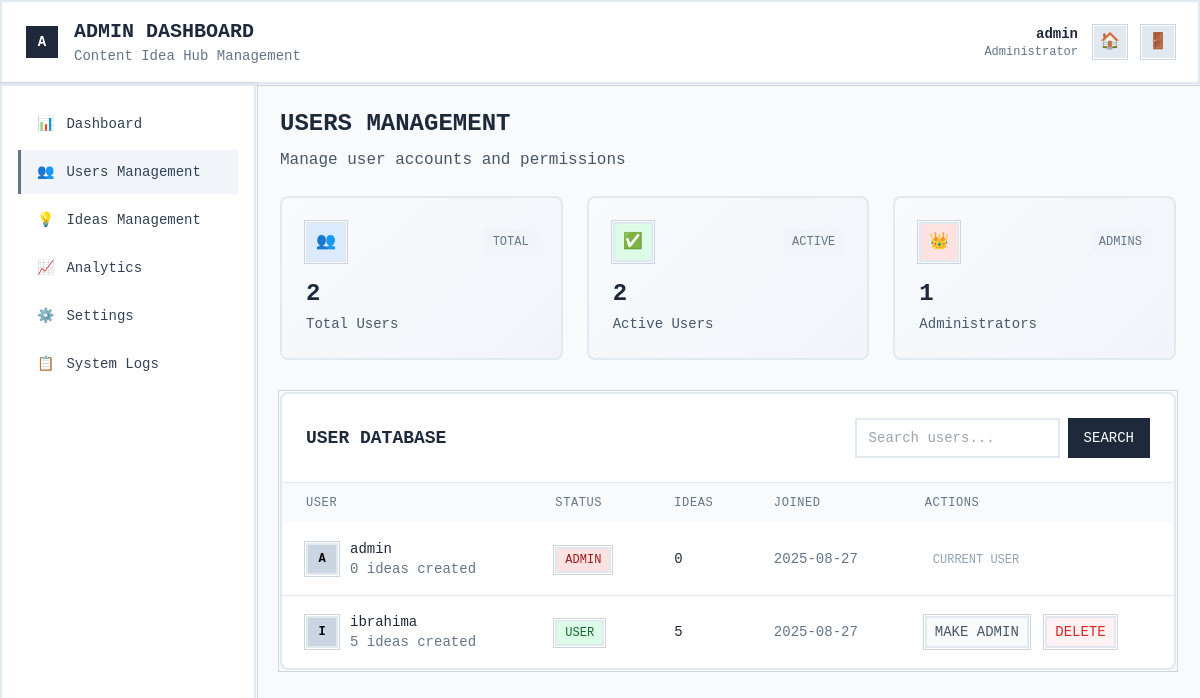
/admin/users (signed in), run on the app's committed database.
### app/models.py (models this page shows, shortened)
class User(db.Model, UserMixin):
    id = db.Column(db.Integer, primary_key=True)
    username = db.Column(db.String(64), unique=True, nullable=False)
    password_hash = db.Column(db.String(128), nullable=False)
    ideas = db.relationship('Idea', backref='author', lazy=True)
    created_at = db.Column(db.DateTime, default=datetime.utcnow)
    is_admin = db.Column(db.Boolean, default=False)

### app/admin_routes.py (the view)
@admin_bp.route('/users')
@login_required
@admin_required
def users_management():
    page = request.args.get('page', 1, type=int)
    search = request.args.get('search', '')
    users_query = User.query
    if search:
        users_query = users_query.filter(User.username.contains(search))
    users = users_query.paginate(
        page=page, per_page=20, error_out=False
    )
    user_stats = {
        'total': User.query.count(),
        'active': User.query.filter(
            User.created_at >= datetime.utcnow() - timedelta(days=30)
        ).count(),
        'admin': User.query.filter_by(is_admin=True).count()
    }
    return render_template('admin/users.html',
                         users=users,
                         search=search,
                         user_stats=user_stats)

### app/__init__.py (called while the page is built)
def create_app(config_class=Config):
    app = Flask(__name__)
    app.config.from_object(config_class)
    db.init_app(app)
    migrate.init_app(app, db)
    login_manager.init_app(app)
    @login_manager.user_loader
    def load_user(user_id):
        from app.models import User  # Import local pour éviter circular
        return User.query.get(int(user_id))
    login_manager.login_view = 'main.login'
    from app import routes, models, forms
    from app.routes import bp
    from app.admin_routes import admin_bp
    app.register_blueprint(admin_bp)
    app.register_blueprint(bp)
    return app

### app/admin_routes.py (called while the page is built)
def admin_required(f):
    @wraps(f)
    def decorated_function(*args, **kwargs):
        if not current_user.is_authenticated or not current_user.is_admin:
            flash('❌ Access denied. Admin privileges required.', 'danger')
            return redirect(url_for('main.index'))
        return f(*args, **kwargs)
    return decorated_function

### app/templates/admin/users.html (shortened to what this page needs)
{% extends "admin/base.html" %}
{% block content %}
<div class="mb-6">
    <h2 class="text-2xl font-bold text-wireframe-800 mb-2">USERS MANAGEMENT</h2>
    <p class="text-wireframe-600">Manage user accounts and permissions</p>
</div>
<div class="grid grid-cols-1 md:grid-cols-3 gap-6 mb-8">
    <div class="metric-card p-6 rounded-lg">
        <div class="flex items-center justify-between mb-4">
            <div class="w-10 h-10 bg-blue-100 wireframe-border flex items-center justify-center">
                <span class="text-blue-600">👥</span>
            </div>
            <span class="text-xs text-wireframe-500 bg-wireframe-100 px-2 py-1">TOTAL</span>
        </div>
        <div class="text-2xl font-bold text-wireframe-800 mb-1">{{ user_stats.total }}</div>
        <div class="text-sm text-wireframe-600">Total Users</div>
    </div>
    <div class="metric-card p-6 rounded-lg">
        <div class="flex items-center justify-between mb-4">
            <div class="w-10 h-10 bg-green-100 wireframe-border flex items-center justify-center">
                <span class="text-green-600">✅</span>
            </div>
            <span class="text-xs text-wireframe-500 bg-wireframe-100 px-2 py-1">ACTIVE</span>
        </div>
        <div class="text-2xl font-bold text-wireframe-800 mb-1">{{ user_stats.active }}</div>
        <div class="text-sm text-wireframe-600">Active Users</div>
    </div>
    <div class="metric-card p-6 rounded-lg">
        <div class="flex items-center justify-between mb-4">
            <div class="w-10 h-10 bg-red-100 wireframe-border flex items-center justify-center">
                <span class="text-red-600">👑</span>
            </div>
            <span class="text-xs text-wireframe-500 bg-wireframe-100 px-2 py-1">ADMINS</span>
        </div>
        <div class="text-2xl font-bold text-wireframe-800 mb-1">{{ user_stats.admin }}</div>
        <div class="text-sm text-wireframe-600">Administrators</div>
    </div>
</div>
<div class="wireframe-border bg-white rounded-lg">
    <div class="p-6 border-b border-wireframe-200">
        <div class="flex justify-between items-center">
            <h3 class="text-lg font-bold text-wireframe-800">USER DATABASE</h3>
            <div class="flex space-x-2">
                <form method="GET" class="flex space-x-2">
                    <input type="text" name="search" value="{{ search }}" placeholder="Search users..."
                           class="px-3 py-2 wireframe-border text-sm">
                    <button type="submit" class="px-4 py-2 bg-wireframe-800 text-white text-sm font-medium hover:bg-wireframe-700">
                        SEARCH
                    </button>
                </form>
            </div>
        </div>
    </div>
    <div class="overflow-x-auto">
        <table class="w-full">
            <thead class="bg-wireframe-50">
                <tr class="text-left">
                    <th class="px-6 py-3 text-xs font-medium text-wireframe-500 uppercase tracking-wider">USER</th>
                    <th class="px-6 py-3 text-xs font-medium text-wireframe-500 uppercase tracking-wider">STATUS</th>
                    <th class="px-6 py-3 text-xs font-medium text-wireframe-500 uppercase tracking-wider">IDEAS</th>
                    <th class="px-6 py-3 text-xs font-medium text-wireframe-500 uppercase tracking-wider">JOINED</th>
                    <th class="px-6 py-3 text-xs font-medium text-wireframe-500 uppercase tracking-wider">ACTIONS</th>
                </tr>
            </thead>
            <tbody class="divide-y divide-wireframe-200">
                {% for user in users.items %}
                <tr id="user-row-{{ user.id }}">
                    <td class="px-6 py-4 whitespace-nowrap">
                        <div class="flex items-center">
                            <div class="w-8 h-8 bg-wireframe-300 wireframe-border flex items-center justify-center text-xs font-bold">
                                {{ user.username[0]|upper }}
                            </div>
                            <div class="ml-3">
                                <div class="text-sm font-medium text-wireframe-800">{{ user.username }}</div>
                                <div class="text-sm text-wireframe-500">{{ user.ideas|length }} ideas created</div>
                            </div>
                        </div>
                    </td>
                    <td class="px-6 py-4 whitespace-nowrap">
                        {% if user.is_admin %}
                            <span class="px-2 py-1 text-xs bg-red-100 text-red-800 wireframe-border">ADMIN</span>
                        {% else %}
                            <span class="px-2 py-1 text-xs bg-green-100 text-green-800 wireframe-border">USER</span>
                        {% endif %}
                    </td>
                    <td class="px-6 py-4 whitespace-nowrap text-sm text-wireframe-800">
                        {{ user.ideas|length }}
                    </td>
                    <td class="px-6 py-4 whitespace-nowrap text-sm text-wireframe-500">
                        {{ user.created_at.strftime('%Y-%m-%d') }}
                    </td>
                    <td class="px-6 py-4 whitespace-nowrap text-sm space-x-2">
                        {% if user.id != current_user.id %}
                            <button onclick="toggleAdmin({{ user.id }}, {{ user.is_admin|tojson }})"
                                    class="text-wireframe-600 hover:text-wireframe-800 px-2 py-1 wireframe-border bg-wireframe-50 hover:bg-wireframe-100">
                                {% if user.is_admin %}REMOVE ADMIN{% else %}MAKE ADMIN{% endif %}
                            </button>
                            <button onclick="deleteUser({{ user.id }}, '{{ user.username }}')"
                                    class="text-red-600 hover:text-red-800 px-2 py-1 wireframe-border bg-red-50 hover:bg-red-100">
                                DELETE
                            </button>
                        {% else %}
                            <span class="text-xs text-wireframe-400 px-2 py-1">CURRENT USER</span>
                        {% endif %}
                    </td>
                </tr>
                {% endfor %}
            </tbody>
        </table>
    </div>
</div>
{% endblock %}

### app/templates/admin/base.html (shortened to what this page needs)
<!DOCTYPE html>
<html lang="fr">
<head>
    <script src="https://cdn.tailwindcss.com"></script>
</head>
<body class="bg-wireframe-50 min-h-screen font-mono">
    <header class="wireframe-border bg-white shadow-sm">
        <div class="px-6 py-4">
            <div class="flex items-center justify-between">
                <div class="flex items-center space-x-4">
                    <div class="w-8 h-8 bg-wireframe-800 flex items-center justify-center text-white font-bold text-sm">
                        A
                    </div>
                    <div>
                        <h1 class="text-xl font-bold text-wireframe-800">ADMIN DASHBOARD</h1>
                        <p class="text-sm text-wireframe-500">Content Idea Hub Management</p>
                    </div>
                </div>
                <div class="flex items-center space-x-4">
                    <div class="text-right">
                        <p class="text-sm font-semibold text-wireframe-800">{{ current_user.username }}</p>
                        <p class="text-xs text-wireframe-500">Administrator</p>
                    </div>
                    <a href="{{ url_for('main.index') }}" class="w-8 h-8 bg-wireframe-200 wireframe-border flex items-center justify-center hover:bg-wireframe-300 transition-colors" title="Retour au site">
                        <span class="text-wireframe-700">🏠</span>
                    </a>
                    <a href="{{ url_for('main.logout') }}" class="w-8 h-8 bg-wireframe-200 wireframe-border flex items-center justify-center hover:bg-wireframe-300 transition-colors" title="Déconnexion">
                        <span class="text-wireframe-700">🚪</span>
                    </a>
                </div>
            </div>
        </div>
    </header>
    <div class="flex">
        <aside class="w-64 bg-white wireframe-border min-h-screen">
            <nav class="p-4">
                <ul class="space-y-1">
                    <li>
                        <a href="{{ url_for('admin.dashboard') }}" class="nav-item {% if request.endpoint == 'admin.dashboard' %}active{% endif %} flex items-center px-4 py-3 text-sm font-medium text-wireframe-700">
                            <span class="mr-3">📊</span>
                            Dashboard
                        </a>
                    </li>
                    <li>
                        <a href="{{ url_for('admin.users_management') }}" class="nav-item {% if request.endpoint == 'admin.users_management' %}active{% endif %} flex items-center px-4 py-3 text-sm font-medium text-wireframe-700">
                            <span class="mr-3">👥</span>
                            Users Management
                        </a>
                    </li>
                    <li>
                        <a href="{{ url_for('admin.ideas_management') }}" class="nav-item {% if request.endpoint == 'admin.ideas_management' %}active{% endif %} flex items-center px-4 py-3 text-sm font-medium text-wireframe-700">
                            <span class="mr-3">💡</span>
                            Ideas Management
                        </a>
                    </li>
                    <li>
                        <a href="{{ url_for('admin.analytics') }}" class="nav-item {% if request.endpoint == 'admin.analytics' %}active{% endif %} flex items-center px-4 py-3 text-sm font-medium text-wireframe-700">
                            <span class="mr-3">📈</span>
                            Analytics
                        </a>
                    </li>
                    <li>
                        <a href="{{ url_for('admin.settings') }}" class="nav-item {% if request.endpoint == 'admin.settings' %}active{% endif %} flex items-center px-4 py-3 text-sm font-medium text-wireframe-700">
                            <span class="mr-3">⚙️</span>
                            Settings
                        </a>
                    </li>
                    <li>
                        <a href="{{ url_for('admin.system_logs') }}" class="nav-item {% if request.endpoint == 'admin.system_logs' %}active{% endif %} flex items-center px-4 py-3 text-sm font-medium text-wireframe-700">
                            <span class="mr-3">📋</span>
                            System Logs
                        </a>
                    </li>
                </ul>
            </nav>
        </aside>
        <main class="flex-1 p-6">
            {% block content %}{% endblock %}
        </main>
    </div>
</body>
</html>

### app/templates/admin/base.html (style rules this page uses)
.wireframe-border { border: 2px solid #e2e8f0; position: relative; }
.wireframe-border::before { content: ''; position: absolute; top: -4px; left: -4px; right: -4px; bottom: -4px; border: 1px solid #cbd5e1; pointer-events: none; }
.metric-card { background: linear-gradient(135deg, #f8fafc 0%, #f1f5f9 100%); border: 2px solid #e2e8f0; transition: all 0.3s ease; }
.nav-item { transition: all 0.2s ease; border-left: 3px solid transparent; }
.nav-item:hover, .nav-item.active { background-color: #f1f5f9; border-left-color: #64748b; }

### data on the page
User: username "admin", username "A", ideas|length "0", is_admin "ADMIN", created_at "2025-08-27", shows "CURRENT USER"
User: username "I", username "ibrahima", ideas|length "5", is_admin "USER", created_at "2025-08-27"

### other printed values
{{ user_stats.total }} "2"
{{ user_stats.active }} "2"
{{ user_stats.admin }} "1"
